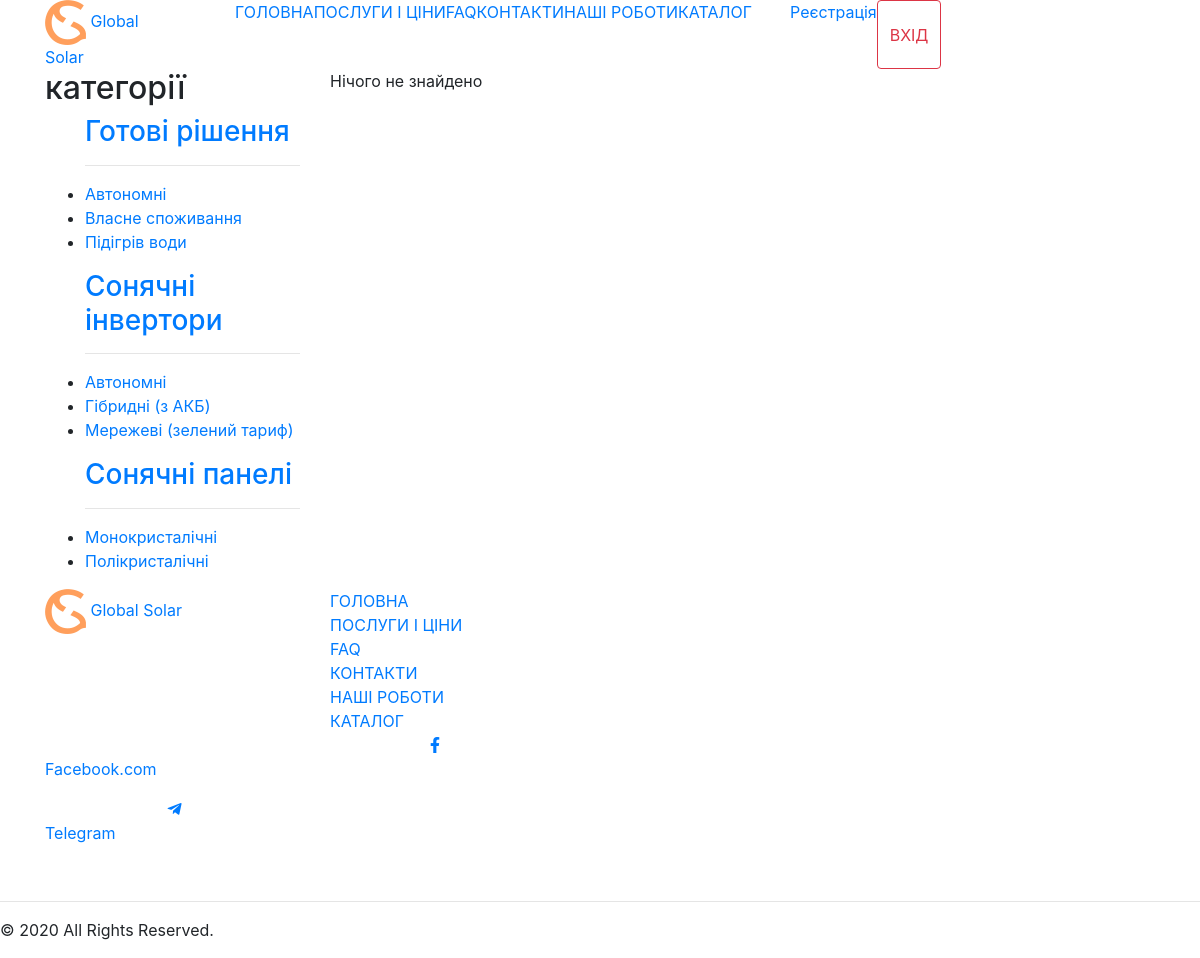
Before: /catalog/Autonomous with the older database file.
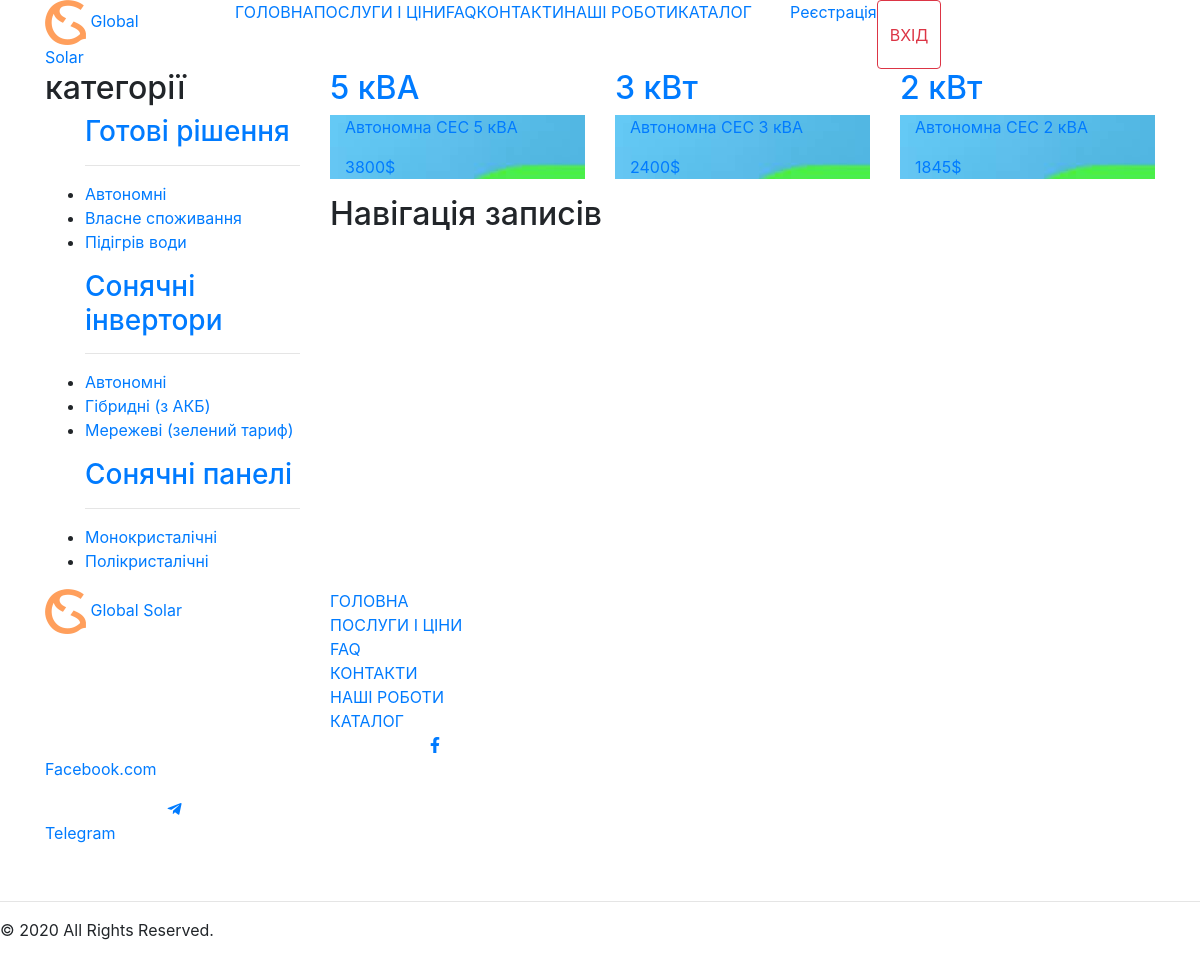
After: the same page with the newer database file.
### catalog/models.py (models this page shows, shortened)
class Catalog(models.Model):
    title = models.CharField(max_length=100)
    description = models.TextField(blank=True)
    catalog_type = models.CharField(max_length=30)
    power = models.CharField(max_length=30)
    price = models.IntegerField()
    made = models.CharField(max_length=50)
    weight = models.CharField(max_length=50)
    size = models.CharField(max_length=50)
    guarantee = models.CharField(max_length=50)
    is_published = models.BooleanField(default=True)
    photo_0 = models.ImageField(upload_to="photos/%Y/%m/%d/")
    photo_1 = models.ImageField(upload_to="photos/%Y/%m/%d/", blank=True)
    photo_2 = models.ImageField(upload_to="photos/%Y/%m/%d/", blank=True)
    photo_3 = models.ImageField(upload_to="photos/%Y/%m/%d/", blank=True)

### catalog/views.py (the view)
# urls.py: path('Autonomous', views.Autonomous, name="Autonomous"),
def Autonomous(request):
    SolarPanels = Catalog.objects.all().filter(catalog_type='Autonomous')
    paginator = Paginator(SolarPanels, 9)
    page_number = request.GET.get('page')
    page = paginator.get_page(page_number)
    context = {
        "SolarPanels": page,
    }
    return render(request, "pages/catalog/Autonomous.html", context)

### templates/pages/catalog/Autonomous.html (shortened to what this page needs)
{% extends 'base.html' %} {% load static %} {% block content %}
<div class="container-fluid bg-catalog">
  <div class="container catalog">
    <div class="row">
      <div class="col-3">
        <div class="col-12 category pl-0 pr-0">
          <div class="col-12 category_t p-0">
            <h2>категорії</h2>
          </div>
          <ul>
              <h3><a href="{% url 'ReadySolutions' %}">Готові рішення</a></h3>
              <hr />
              <li><a href="{% url 'Autonomous' %}">Автономні</a></li>
              <li><a href="{% url 'OwnConsumption' %}">Власне споживання</a></li>
              <li><a href="{% url 'WaterHeating' %}">Підігрів води</a></li>
            </ul>
            <ul>
              <h3><a href="{% url 'SolarInverters' %}">Сонячні інвертори</a></h3>
              <hr />
              <li><a href="{% url 'AutonomousInverters' %}">Автономні</a></li>
              <li><a href="{% url 'HybridInverters' %}">Гібридні (з АКБ)</a></li>
              <li><a href="{% url 'NetworkInverters' %}">Мережеві (зелений тариф)</a></li>
            </ul>
            <ul>
              <h3><a href="{% url 'SolarPanels' %}">Сонячні панелі</a></h3>
              <hr />
              <li><a href="{% url 'monocrystalline' %}">Монокристалічні</a></li>
              <li><a href="{% url 'polycrystalline' %}">Полікристалічні</a></li>
            </ul>
        </div>
      </div>
      <div class="catalog_tovaru col-9">
          {% if SolarPanels %}
        <div class="row">
            {% for product in SolarPanels %}
          <div class="col-4">
            <a href="{% url 'product' product.id  %}">
              <div class="price_black">
                <div class="col-12 price_black_top p-0">
                  <h2>{{ product.power }}</h2>
                </div>
                <div class="price_black_bottom col-12 p-0" style="background-image: url('{{ product.photo_0.url }}')">
                  <div class="bottom col-12">
                    <p class="info_catalog">{{ product.title }}</p>
                    <p class="price_catalog">{{ product.price }}$</p>
                  </div>
                </div>
              </div>
            </a>
          </div>
            {% endfor %}
        </div>
        <div class="row" id="pagin">
            <div class="col-12">
              <nav
                class="navigation pagination"
                role="navigation"
                aria-label="Навігація записів"
              >
                <h2 class="screen-reader-text">Навігація записів</h2>
              </nav>
            </div>
          </div>
      </div>
        {% else %}
            <div>Нічого не знайдено</div>
            {% endif %}
      </div>
    </div>
  </div>
</div>
{% endblock %}

Changed rows visible on the page:
added Catalog: power "5 кВА", photo_0 (picture), title "Автономна СЕС 5 кВА", price "3800"
added Catalog: power "3 кВт", photo_0 (picture), title "Автономна СЕС 3 кВА", price "2400"
added Catalog: power "2 кВт", photo_0 (picture), title "Автономна СЕС 2 кВА", price "1845"
Other visible differences:
text no longer shown: "Нічого не знайдено"
text now shown: "Навігація записів"
